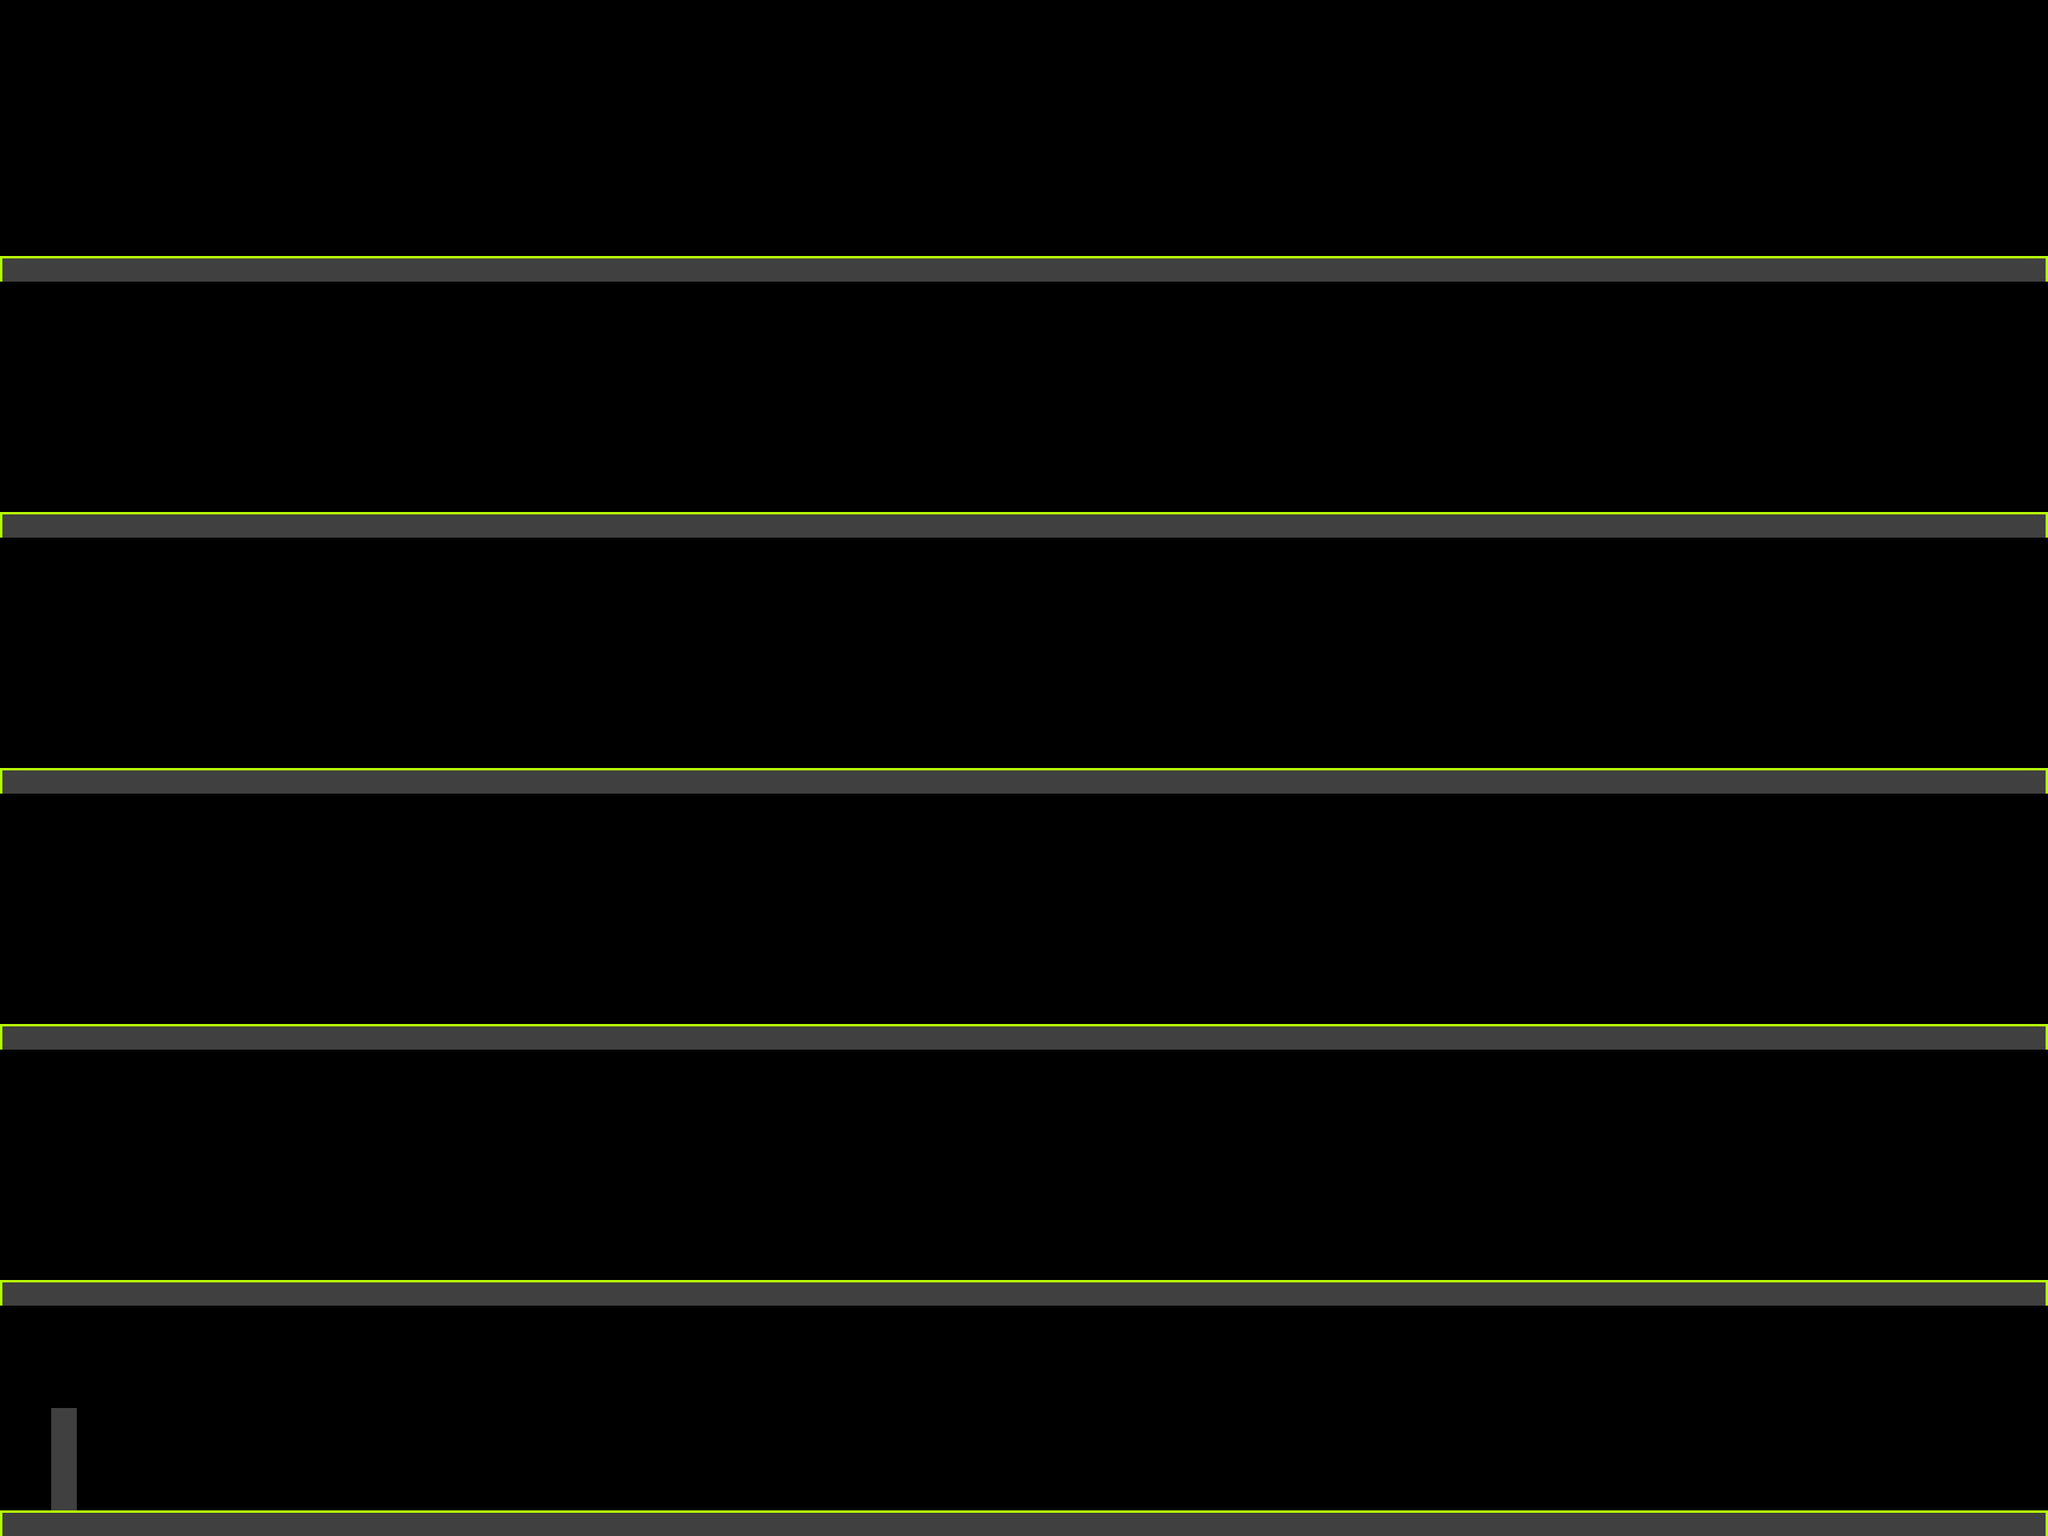

Rendered tile map (Tiled .tmx) drawn with the repository's tilesets; below, a short description and the map source with its tile grids summarised:
An orthogonal 80x60 tile map with 32x32 px tiles, 1 tile layer (Tile Layer 1), 4 tilesets.

<map version="1.0" orientation="orthogonal" renderorder="right-down" width="80" height="60" tilewidth="32" tileheight="32" nextobjectid="1">
 <tileset firstgid="1" name="Tile1" tilewidth="32" tileheight="32" tilecount="1" columns="1">
  <image source="Tile1.png" width="32" height="32" />
 </tileset>
 <tileset firstgid="2" name="Tile2" tilewidth="32" tileheight="32" tilecount="1" columns="1">
  <image source="Tile2.png" width="32" height="32" />
 </tileset>
 <tileset firstgid="3" name="Tile3" tilewidth="32" tileheight="32" tilecount="1" columns="1">
  <image source="Tile3.png" width="32" height="32" />
 </tileset>
 <tileset firstgid="4" name="Tile4" tilewidth="32" tileheight="32" tilecount="1" columns="1">
  <image source="Tile4.png" width="32" height="32" />
 </tileset>
 <layer name="Tile Layer 1" width="80" height="60">
  <data>[4800 cells, 484 non-empty, 4 distinct tile ids]</data>
 </layer>
</map>
